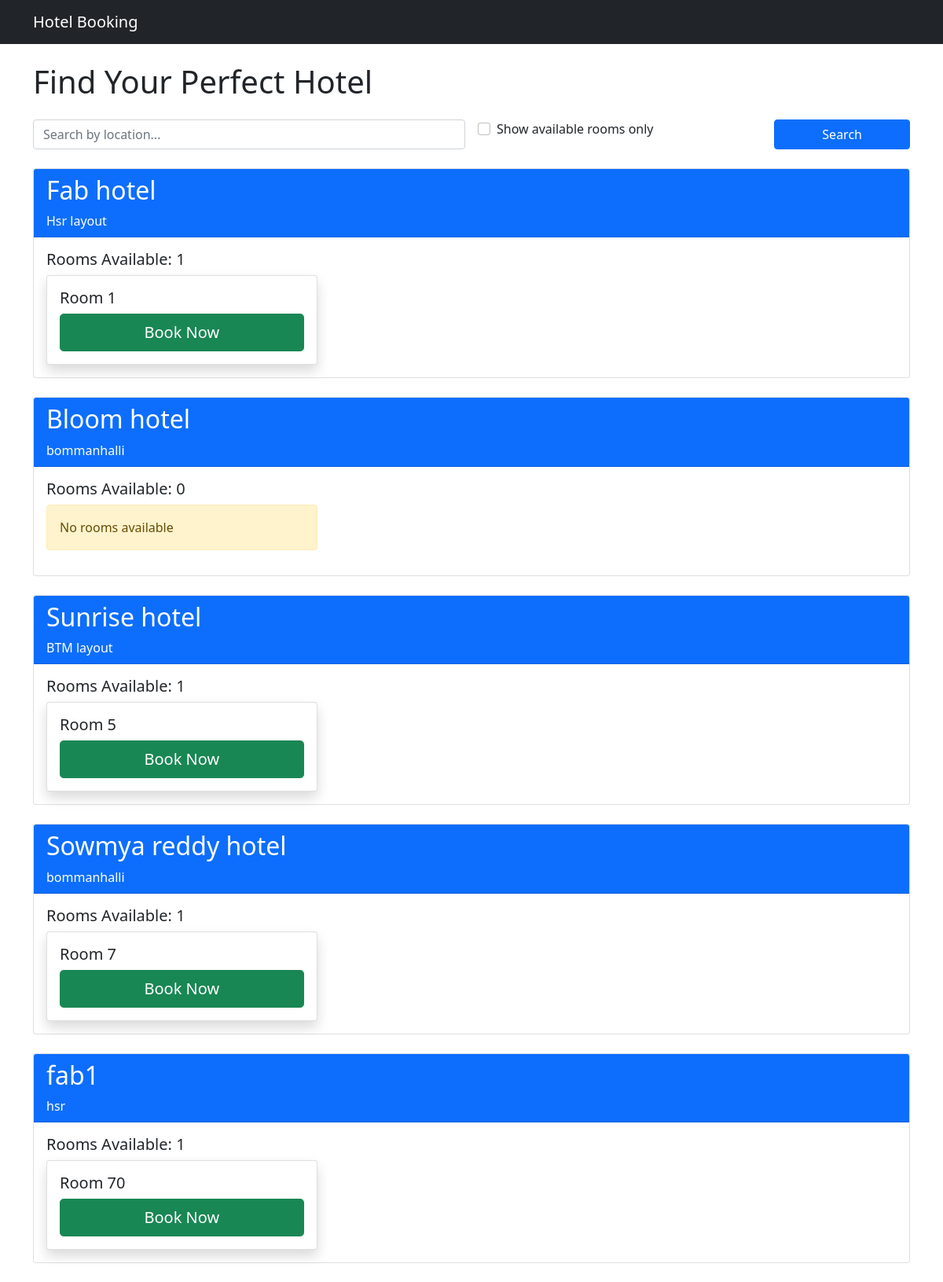
The page / on the database its author committed.
### bookings/models.py (models this page shows, shortened)
class Hotel(models.Model):
    name = models.CharField(max_length=100)
    location = models.CharField(max_length=100)
    total_rooms = models.PositiveIntegerField()

class Room(models.Model):
    hotel = models.ForeignKey(Hotel, on_delete=models.CASCADE)
    room_number = models.CharField(max_length=10)
    is_available = models.BooleanField(default=True)

### bookings/views.py (the view)
# urls.py: path('', views.hotel_list, name='hotel_list'),
def hotel_list(request):
    location_query = request.GET.get('location', '')
    availability = request.GET.get('availability', False)
    hotels = Hotel.objects.all()
    if location_query:
        hotels = hotels.filter(location__icontains=location_query)
    for hotel in hotels:
        rooms = hotel.room_set.all()
        if availability:
            rooms = rooms.filter(is_available=True)
        hotel.available_rooms = rooms
    return render(request, 'bookings/hotel_list.html', {
        'hotels': hotels,
        'location_query': location_query,
        'availability': availability,
    })

### bookings/templates/bookings/hotel_list.html
{% extends 'bookings/base.html' %}
{% block content %}
<h1 class="mb-4">Find Your Perfect Hotel</h1>
<form method="get" class="mb-4">
    <div class="row g-3">
        <div class="col-md-6">
            <input type="text" name="location" class="form-control"
                   placeholder="Search by location..." value="{{ location_query }}">
        </div>
        <div class="col-md-4">
            <div class="form-check">
                <input type="checkbox" name="availability" class="form-check-input"
                       id="availabilityCheck" {% if availability %}checked{% endif %}>
                <label class="form-check-label" for="availabilityCheck">
                    Show available rooms only
                </label>
            </div>
        </div>
        <div class="col-md-2">
            <button type="submit" class="btn btn-primary w-100">Search</button>
        </div>
    </div>
</form>
{% for hotel in hotels %}
<div class="card mb-4">
    <div class="card-header bg-primary text-white">
        <h2>{{ hotel.name }}</h2>
        <p class="mb-0">{{ hotel.location }}</p>
    </div>
    <div class="card-body">
        <h5 class="card-title">Rooms Available: {{ hotel.available_rooms.count }}</h5>
        <div class="row row-cols-1 row-cols-md-3 g-4">
            {% for room in hotel.available_rooms %}
            <div class="col">
                <div class="card h-100 shadow">
                    <div class="card-body">
                        <h5 class="card-title">Room {{ room.room_number }}</h5>
                        <div class="d-grid gap-2">
                            <a href="{% url 'book_room' room.id %}"
                               class="btn btn-success btn-lg">
                                Book Now
                            </a>
                        </div>
                    </div>
                </div>
            </div>
            {% empty %}
            <div class="col">
                <div class="alert alert-warning">No rooms available</div>
            </div>
            {% endfor %}
        </div>
    </div>
</div>
{% empty %}
<div class="alert alert-info">No hotels found matching your criteria.</div>
{% endfor %}
{% endblock %}

### bookings/templates/bookings/base.html (shortened to what this page needs)
<!DOCTYPE html>
<html lang="en">
<head>
    <link href="https://cdn.jsdelivr.net/npm/bootstrap@5.1.3/dist/css/bootstrap.min.css" rel="stylesheet">
</head>
<body>
    <nav class="navbar navbar-expand-lg navbar-dark bg-dark">
        <div class="container">
            <a class="navbar-brand" href="{% url 'hotel_list' %}">Hotel Booking</a>
        </div>
    </nav>
    <div class="container mt-4">
        {% block content %}{% endblock %}
    </div>
</body>
</html>

### rows shown on the page
Hotel: name "Fab hotel", location "Hsr layout", available_rooms.count "1"
Room: room_number "1"
Hotel: name "Bloom hotel", location "bommanhalli", available_rooms.count "0"
Hotel: name "Sunrise hotel", location "BTM layout", available_rooms.count "1"
Room: room_number "5"
Hotel: name "Sowmya reddy hotel", location "bommanhalli", available_rooms.count "1"
Room: room_number "7"
Hotel: name "fab1", location "hsr", available_rooms.count "1"
Room: room_number "70"
